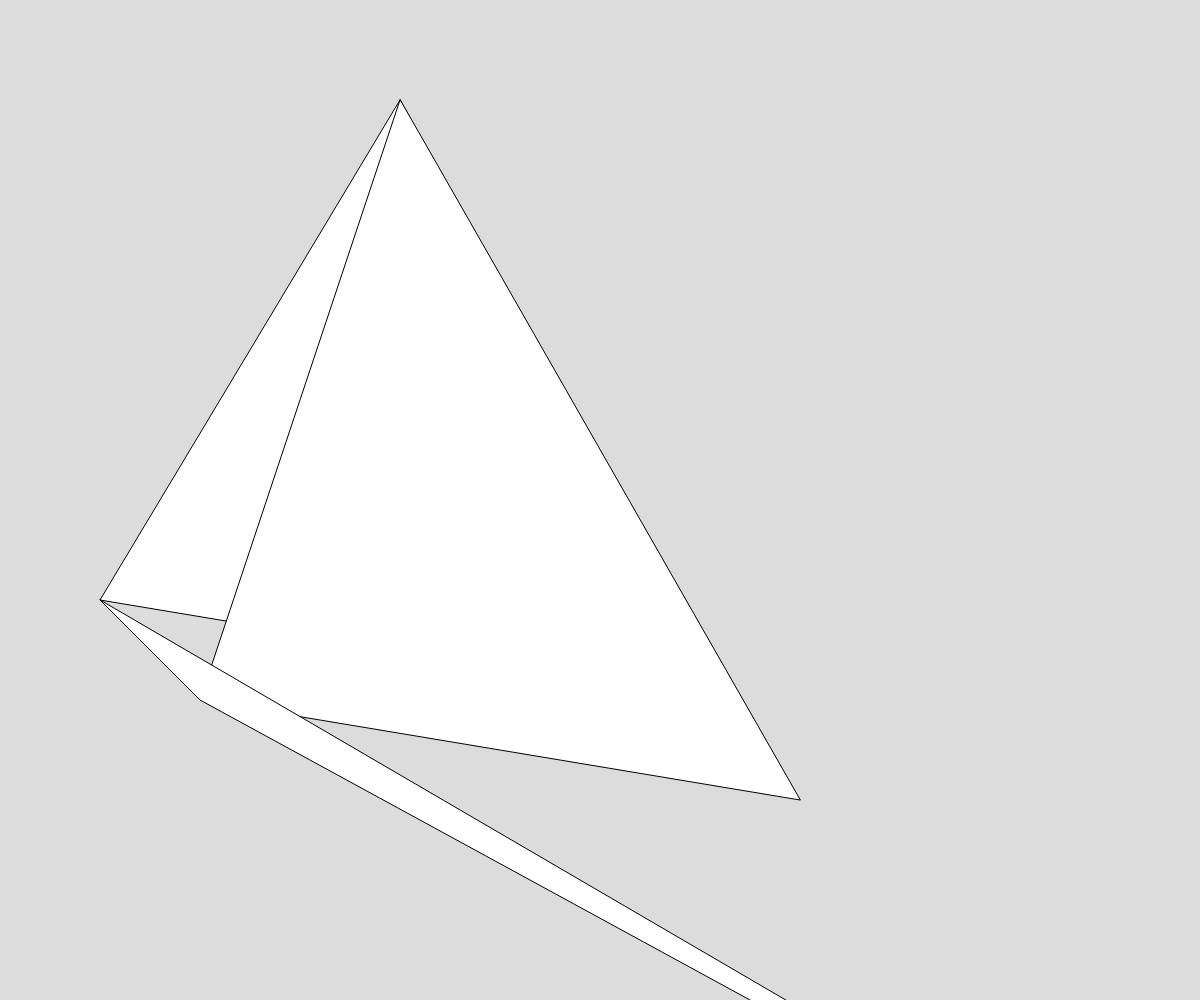
Frame 1 (no input)
Frame 60 (no input): identical to frame 1, image omitted
Frame 120 (the mouse pressed at the canvas centre since frame 60): identical to frame 1, image omitted

The p5.js sketch that drew this single still picture (run headless with seeded random() and noise() and a simulated clock; from frame 60 on, the mouse is pressed at the canvas centre):

// p5.js sketch
// ── sketch.js
// Grid based assignment
// Alvan Alam
// 13/11/2019
//
// Extra for Experts:
// I implemented objects aswell as an enemy AI into my game

// all variables used in my code


let triangleVertices = [
  {x: 400, y: 100},
  {x: 100, y: 600},
  {x: 700, y: 700}
];

let depth = 1;


function setup() {
 createCanvas(windowWidth, windowHeight)
}


function draw() {
 background(220);
 sierpinski(triangleVertices, depth);
}


function sierpinski(points, level) {
  triangle(points[0].x, points[0].y,
          points[1].x, points[1].y,
          points[2].x, points[2].y);

  if (level > 0){
    sierpinski([points[0],
      getMidPoint(points[0],points[1]),
      getMidPoint(points[0],points[2])],
      level - 1)

    sierpinski([points[1],
        getMidPoint(points[0],points[1]),
        getMidPoint(points[1],points[2])],
        level - 1)
  }
}

function getMidPoint(point1,point2) {
  let midX = (point1.y +point2.x);
  let midY = (point1.y +point2.y);
  return {x: midX, y: midY};

}
